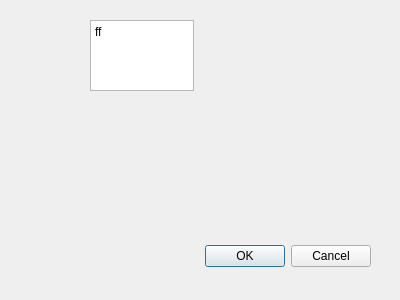
<?xml version="1.0" encoding="UTF-8"?>
<ui version="4.0">
 <class>Dialog</class>
 <widget class="QDialog" name="Dialog">
  <property name="geometry">
   <rect>
    <x>0</x>
    <y>0</y>
    <width>400</width>
    <height>300</height>
   </rect>
  </property>
  <property name="windowTitle">
   <string>Dialog</string>
  </property>
  <widget class="QDialogButtonBox" name="buttonBox">
   <property name="geometry">
    <rect>
     <x>30</x>
     <y>240</y>
     <width>341</width>
     <height>32</height>
    </rect>
   </property>
   <property name="orientation">
    <enum>Qt::Horizontal</enum>
   </property>
   <property name="standardButtons">
    <set>QDialogButtonBox::Cancel|QDialogButtonBox::Ok</set>
   </property>
  </widget>
  <widget class="QTextEdit" name="textEdit">
   <property name="geometry">
    <rect>
     <x>90</x>
     <y>20</y>
     <width>104</width>
     <height>71</height>
    </rect>
   </property>
   <property name="html">
    <string>&lt;!DOCTYPE HTML PUBLIC &quot;-//W3C//DTD HTML 4.0//EN&quot; &quot;http://www.w3.org/TR/REC-html40/strict.dtd&quot;&gt;
&lt;html&gt;&lt;head&gt;&lt;meta name=&quot;qrichtext&quot; content=&quot;1&quot; /&gt;&lt;style type=&quot;text/css&quot;&gt;
p, li { white-space: pre-wrap; }
&lt;/style&gt;&lt;/head&gt;&lt;body style=&quot; font-family:'SimSun'; font-size:9pt; font-weight:400; font-style:normal;&quot;&gt;
&lt;p style=&quot; margin-top:0px; margin-bottom:0px; margin-left:0px; margin-right:0px; -qt-block-indent:0; text-indent:0px;&quot;&gt;ff&lt;/p&gt;&lt;/body&gt;&lt;/html&gt;</string>
   </property>
  </widget>
 </widget>
 <resources/>
 <connections>
  <connection>
   <sender>buttonBox</sender>
   <signal>accepted()</signal>
   <receiver>Dialog</receiver>
   <slot>accept()</slot>
   <hints>
    <hint type="sourcelabel">
     <x>248</x>
     <y>254</y>
    </hint>
    <hint type="destinationlabel">
     <x>157</x>
     <y>274</y>
    </hint>
   </hints>
  </connection>
  <connection>
   <sender>buttonBox</sender>
   <signal>rejected()</signal>
   <receiver>Dialog</receiver>
   <slot>reject()</slot>
   <hints>
    <hint type="sourcelabel">
     <x>316</x>
     <y>260</y>
    </hint>
    <hint type="destinationlabel">
     <x>286</x>
     <y>274</y>
    </hint>
   </hints>
  </connection>
 </connections>
</ui>
